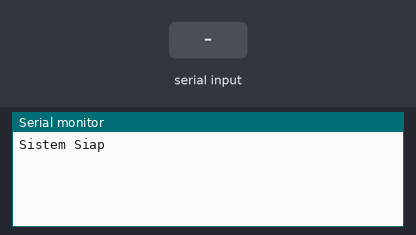
A sketch run on a simulated Arduino Uno, built with avr-gcc and run on an emulated ATmega328P. On the bench: the last lines printed to the serial monitor. Inputs (shaded band) come from the test bench.

Above: at 1.2 s.
1.3 s: "a\n" received over Serial
At 2.0 s:
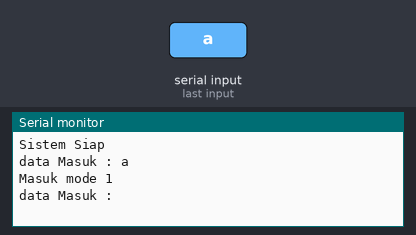
2.8 s: byte 97 ('a') received over Serial
At 3.7 s:
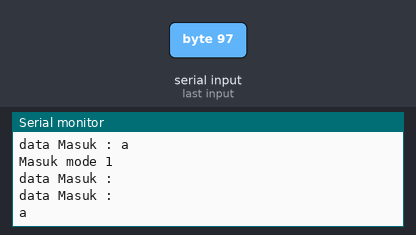
4.3 s: byte 98 ('b') received over Serial
At 4.8 s:
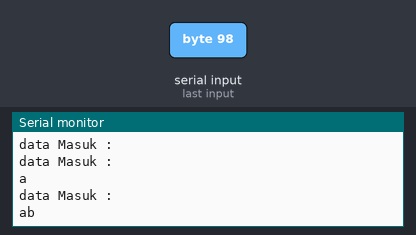
5.8 s: byte 49 ('1') received over Serial
At 6.3 s:
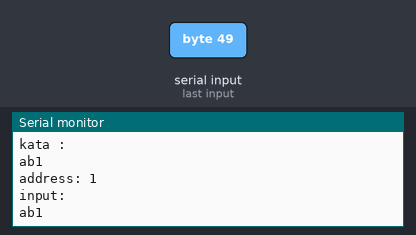
7.3 s: "b\n" received over Serial
At 7.7 s:
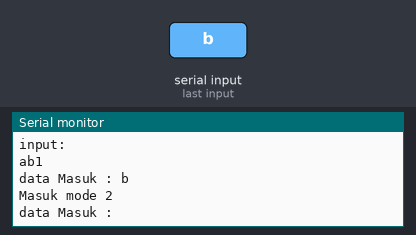
8.8 s: "1\n" received over Serial
At 10.0 s:
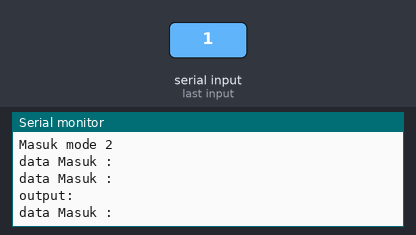

The sketch:

Test_EEPROMex_Sederhana.ino
```cpp
#include <EEPROMex.h>
#include "Arduino.h"
String kata;
char input[15] = {};
char output[15] = {};
char c;
int menu = 0;
void setup() {
  Serial.begin(9600);
  Serial.println("Sistem Siap");
  Serial.println();
}

void loop() {
  if(menu == 0){
    if(Serial.available()!= 0){
      c = Serial.read();
      Serial.print("data Masuk : ");
      Serial.println(c);
    }
    if(c == 'a'){
        menu = 1;
        Serial.println("Masuk mode 1");
        c = "";
    }
    else if(c == 'b'){
        menu = 2;
        Serial.println("Masuk mode 2");
        c = "";
    }
  }
  else if(menu == 1){
    // masukkan data
    if(Serial.available()!= 0){
      c = Serial.read();
      Serial.print("data Masuk : ");
      if(c!= '1' || c!= '2' || c!='\n'){kata = kata + c;}
      Serial.println(kata);
    }
    if(c == '1'){
      Serial.print("kata : ");
      Serial.println(kata);
      kata.toCharArray(input, 15);
      EEPROM.writeBlock<char>(1, input, 15);
      Serial.println("address: 1 ");
      Serial.print("input: ");
      Serial.println(input);
      menu = 0;
      kata = "";
    }
    else if(c == '2'){
      Serial.println(kata);
    }
  }
  else if(menu == 2){
    if(Serial.available()>0){
      c = Serial.read();
      Serial.println("data Masuk : ");
    }
    if(c == '1'){
      EEPROM.readBlock<char>(1, output, 15);
      Serial.print("output: ");
      kata = output;
      Serial.println(kata);
      Serial.println("");
      menu = 0;
    }
  }
}
```

Measured:
- after the input at 1.3 s, the serial monitor: prints a new line at once (image 1)
- after the input at 2.8 s, the serial monitor: prints a new line at once (image 2)
- after the input at 4.3 s, the serial monitor: prints a new line at once (image 3)
- after the input at 5.8 s, the serial monitor: prints a new line at once (image 4)
- after the input at 7.3 s, the serial monitor: prints a new line at once (image 5)
- after the input at 8.8 s, the serial monitor: prints a new line at once (image 6)
